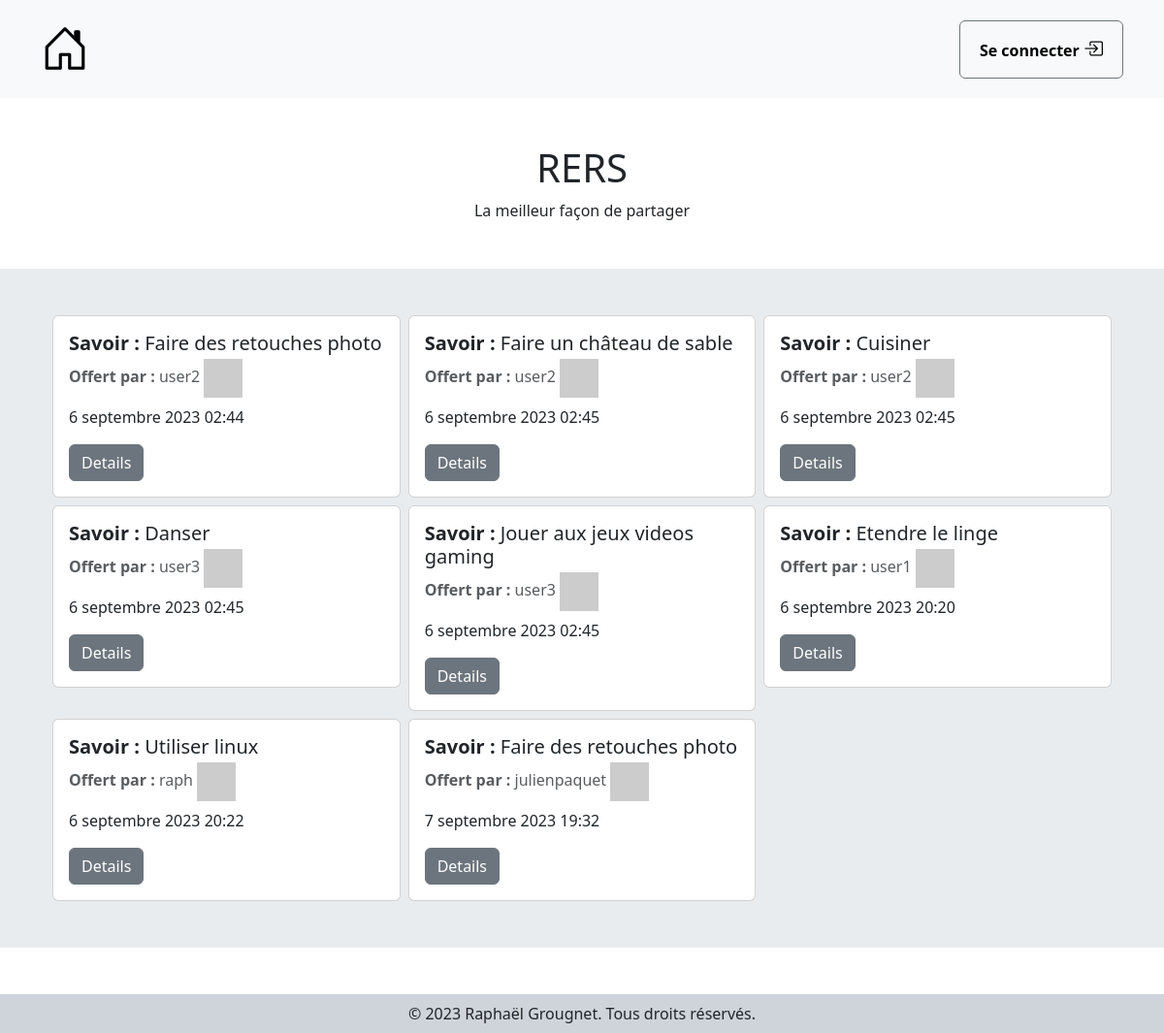
The page / on the database its author committed.
### rers/models.py (models this page shows, shortened)
class Offre(models.Model):
    created_at = models.DateTimeField(auto_now_add=True, auto_now=False)
    id_user = models.ForeignKey(User, on_delete=models.CASCADE)
    id_savoir = models.ForeignKey(Savoir, on_delete=models.CASCADE)

class Savoir(models.Model):
    created_at = models.DateTimeField(auto_now_add=True, auto_now=False)
    nom = models.CharField(max_length=150)
    description = models.TextField()

class User(AbstractUser):
    pass

### rers/views.py (the view)
# urls.py: path('', views.index, name='index'),
def index(request):
    offres = Offre.objects.exclude(echange__status=1)
    return render(request, 'rers/index.html', {'offres': offres})

### rers/templates/rers/index.html
{% extends "rers/base.html" %}
{% block content %}
<div class="d-flex flex-column align-items-center my-5 text-center">
    <h1>RERS</h1>
    <span>La meilleur façon de partager</span>
</div>
<section class="bg-body-secondary mt-5 py-5">
    <div class="container px-4 overflow-hidden">
        <div class="row g-2">
            {% for offre in offres %}
            {% if offre.id_savoir.status != 1 %}
            <div class="col-4">
                <div class="card">
                    <div class="card-body">
                        <h5 class="card-title"><b>Savoir :</b> <span>{{offre.id_savoir.nom}}</span></h5>
                        <h6 class="card-subtitle mb-2 text-body-secondary"><b>Offert par :</b>
                            <span>{{offre.id_user.username}}</span> <img class="pfp-card"
                                src="https://robohash.org/{{offre.id_user.id}}" alt="pfp-card"></h6>
                        <p class="card-text">{{offre.created_at}}</p>
                        <a href="{% url 'details_offer' offre.id %}" class="card-link btn btn-secondary">Details</a>
                    </div>
                </div>
            </div>
            {% endif %}
            {% endfor %}
        </div>
    </div>
</section>
{% endblock %}

### rers/static/rers/styles/style.css (style rules this page uses)
.pfp-card { width: 40px; }

### rows shown on the page
Offre: id_savoir.nom "Faire des retouches photo", id_user.username "user2", created_at "6 septembre 2023 02:44"
Offre: id_savoir.nom "Faire un château de sable", id_user.username "user2", created_at "6 septembre 2023 02:45"
Offre: id_savoir.nom "Cuisiner", id_user.username "user2", created_at "6 septembre 2023 02:45"
Offre: id_savoir.nom "Danser", id_user.username "user3", created_at "6 septembre 2023 02:45"
Offre: id_savoir.nom "Jouer aux jeux videos gaming", id_user.username "user3", created_at "6 septembre 2023 02:45"
Offre: id_savoir.nom "Etendre le linge", id_user.username "user1", created_at "6 septembre 2023 20:20"
Offre: id_savoir.nom "Utiliser linux", id_user.username "raph", created_at "6 septembre 2023 20:22"
Offre: id_savoir.nom "Faire des retouches photo", id_user.username "julienpaquet", created_at "7 septembre 2023 19:32"
